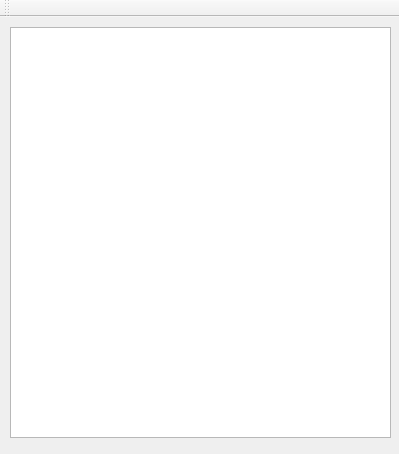
<?xml version="1.0" encoding="UTF-8"?>
<ui version="4.0">
 <class>SCIDClass</class>
 <widget class="QMainWindow" name="SCIDClass">
  <property name="geometry">
   <rect>
    <x>0</x>
    <y>0</y>
    <width>399</width>
    <height>454</height>
   </rect>
  </property>
  <property name="windowTitle">
   <string>SCID</string>
  </property>
  <widget class="QWidget" name="centralWidget">
   <widget class="QTableWidget" name="tableWidget">
    <property name="geometry">
     <rect>
      <x>10</x>
      <y>10</y>
      <width>381</width>
      <height>411</height>
     </rect>
    </property>
   </widget>
  </widget>
  <widget class="QMenuBar" name="menuBar">
   <property name="geometry">
    <rect>
     <x>0</x>
     <y>0</y>
     <width>399</width>
     <height>19</height>
    </rect>
   </property>
  </widget>
  <widget class="QToolBar" name="mainToolBar">
   <attribute name="toolBarArea">
    <enum>TopToolBarArea</enum>
   </attribute>
   <attribute name="toolBarBreak">
    <bool>false</bool>
   </attribute>
  </widget>
 </widget>
 <layoutdefault spacing="6" margin="11"/>
 <resources>
  <include location="scid.qrc"/>
 </resources>
 <connections/>
</ui>
